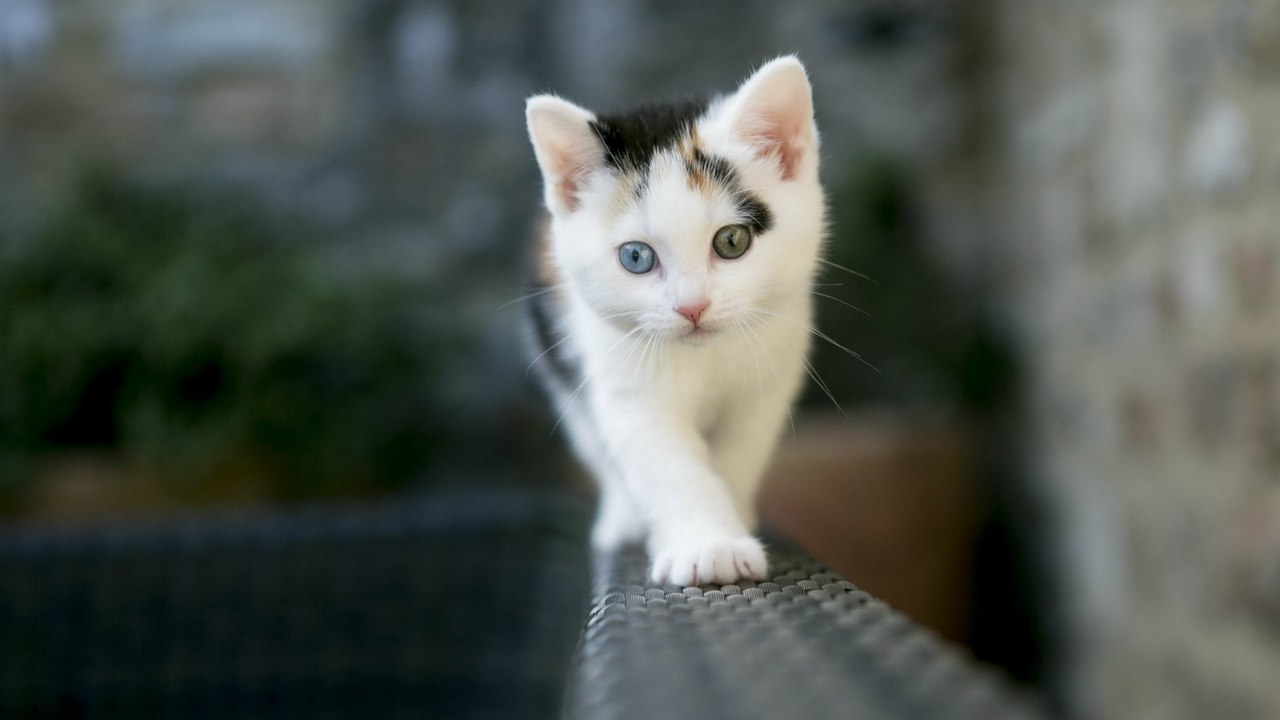
#> input picture cat.jpg, 1280 x 720 px
$ python crop.py
#> lines starting #> are read from the running program, lines starting #| are printed output that depends on the picture
#!/usr/bin/env python3
import cv2
import matplotlib.pyplot as plt
img=cv2.imread('cat.jpg',1)
#> img is the input picture: shape (720, 1280, 3); mean B, G, R 80.4, 86.5, 80.6
crop=img[100:200,123:312]
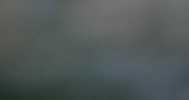
#> crop: shape (100, 189, 3); mean B, G, R 88.4, 89.3, 80.3
plt.imshow(img)
cv2.imshow('img',img)
cv2.imshow('crop',crop)
#> (the run stopped early here; a loop or call above may not have finished)
